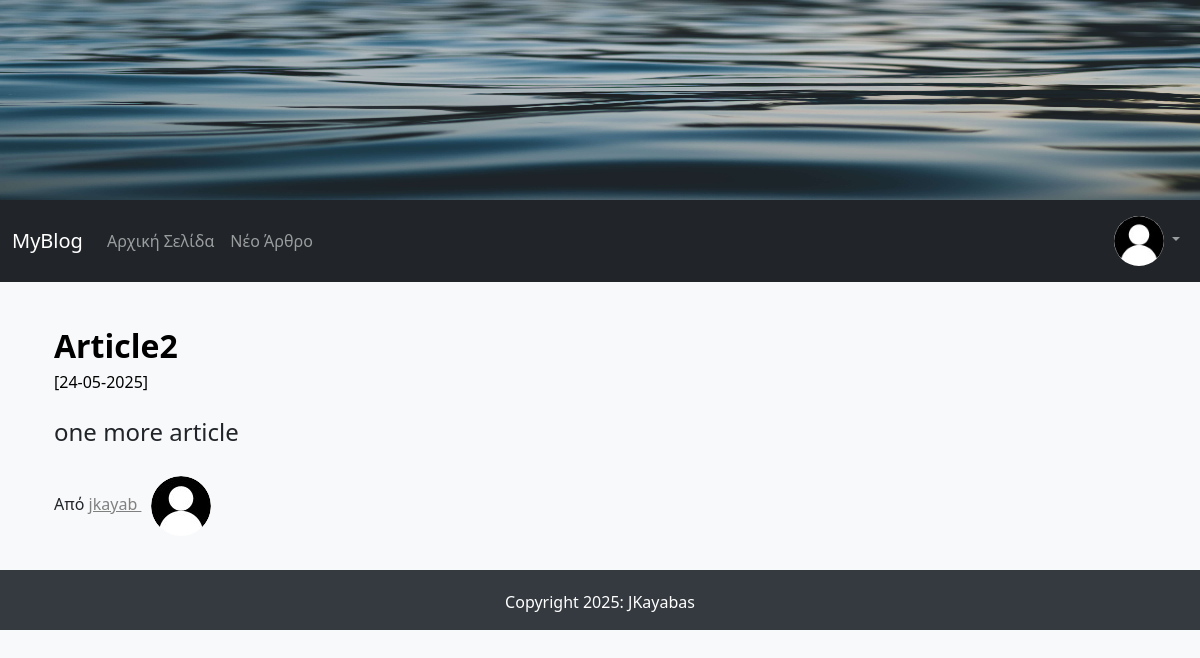
Page /full_article/2 (signed in) on the committed database.
### FlaskBlogApp/models.py (models this page shows, shortened)
class User(db.Model, UserMixin):
    id = db.Column(db.Integer, primary_key=True)
    username = db.Column(db.String(15), unique=True, nullable=False)
    email = db.Column(db.String(150), unique=True, nullable=False)
    password = db.Column(db.String(36), nullable=False)
    profile_image = db.Column(db.String(30), default ='default_profile_image.jpg')
    articles = db.relationship('Article', backref='author', lazy=True)

class Article(db.Model):
    id = db.Column(db.Integer, primary_key = True)
    article_title = db.Column(db.String(50), nullable=False)
    article_body  = db.Column(db.Text(), nullable=False)
    article_image = db.Column(db.String(30), default ='default_article_image.jpg')
    date_created = db.Column(db.DateTime, nullable=False, default=datetime.utcnow)
    user_id = db.Column(db.Integer, db.ForeignKey('user.id'), nullable=False)

### FlaskBlogApp/routes.py (the view)
@app.route("/full_article/<int:article_id>", methods=["GET"])
def full_article(article_id):
    article = Article.query.get_or_404(article_id)
    return render_template("full_article.html", article=article)

### FlaskBlogApp/models.py (called while the page is built)
@login_manager.user_loader
def load_user(user_id):
    return User.query.get(int(user_id))

### FlaskBlogApp/templates/full_article.html (shortened to what this page needs)
{% extends "base.html" %}
{% block content %}
<main role="main" class="container"
{% if article %}
        <div class="row my-3 p-3 bg-body rounded shadow-sm">
          <div class="col col-md-12">
            <div class="main-article-title">
              <a class="article_title" href="#">{{ article.article_title | safe }}</a>
            </div>
            <small class="article_date">[{{ article.date_created.strftime('%d-%m-%Y') }}]</small>
            <p class="main-article-partial-text">
              {{ article.article_body | safe }}
            </p>
            <p class="">Από
              <span>
                <a class="author-name" href="#"> {{ article.author.username }}
                  <img class="rounded-circle profile-image" alt="{{ article.author.username }}" src="{{ url_for('static', filename='images/profiles_images/'+article.author.profile_image) }}" data-holder-rendered="true" data-bs-toggle="tooltip" data-bs-placement="top" title="{{ article.author.username }}">
                </a>
              </span>
            </p>
          </div>
{% endif %}
</main>
{% endblock content %}

### FlaskBlogApp/templates/navbar.html (shortened to what this page needs)
<nav class="navbar navbar-expand-lg navbar-dark bg-dark">
  <div class="container-fluid">
    <a class="navbar-brand" href="/">MyBlog</a>
    <div class="collapse navbar-collapse" id="navbarNav">
      <ul class="navbar-nav me-auto mb-2 mb-lg-0">
        <li class="nav-item">
          <a class="nav-link" aria-current="page" href="/">Αρχική Σελίδα</a>
        </li>
        <li class="nav-item">
          <a class="nav-link" href="/new_article/">Νέο Άρθρο</a>
        </li>
      </ul>
      <ul class="nav navbar-nav navbar-right">
        {% if current_user.is_authenticated %}
          <li class="nav-item dropdown">
            <a class="nav-link dropdown-toggle" href="#" id="navbarDropdown" role="button"
               data-bs-toggle="dropdown" aria-expanded="false">
              <img class="rounded-circle navbar-profile-image" src="{{ url_for('static',
              filename='images/profiles_images/'+current_user.profile_image) }}" alt="{{current_user.username }}" data-holder-rendered="true" data-bs-toggle="tooltip" data-bs-placement="top" title='{{current_user.username }}'>
            </a>
          </li>
      </ul>
        {% endif %}
    </div>
  </div>
</nav>

### FlaskBlogApp/static/css/styles.css (style rules this page uses)
body { background-color: #f8f9fa; }
.container { margin-top: 20px; }
.main-article-title { font-size: 2em; font-weight: bold; text-decoration: none; color: black; }
.article_date,.article_date:hover { font-size: 1em; color: black; }
.main-article-partial-text,.main-article-full-text { font-size: 1.5em; margin-top: 20px; }
.author-name:link { color: gray; }
.article_title:link, .article_title:hover, .article_title:visited { text-decoration: none; color: black; }
.main-article-category:hover,.main-article-title:hover,.author-name { text-decoration: underline; color: black; }
.navbar-profile-image { width: 50px; height: 50px; }
.profile-image { width: 60px; height: 60px; margin: 10px; }

### rows in the picture
User: profile_image (placeholder picture)
Article: article_title "Article2", date_created "24-05-2025", article_body "one more article"
User: author.username "jkayab", profile_image (placeholder picture)
